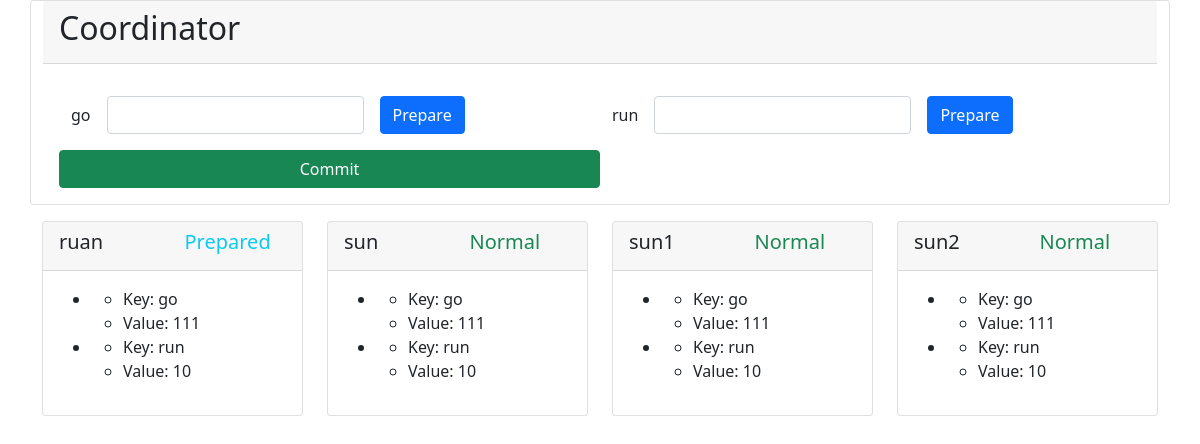
The page /two-phase/prepared/ruan on the database its author committed.
### twophase/models.py (models this page shows, shortened)
class TwoPhaseValue(models.Model):
    participant = models.ForeignKey(TwoPhaseParticipant, on_delete=models.CASCADE)
    key = models.CharField(max_length=64)
    value = models.CharField(max_length=64)
    prepared_value = models.CharField(max_length=64)

class TwoPhaseParticipant(models.Model):
    name = models.CharField(max_length=64)
    state = models.IntegerField(default=0)

### twophase/views.py (the view)
# urls.py: path('prepared/<str:name>', views.prepared, name='prepared'),
def prepared(request, name):
    response = HttpResponse()
    flag = False
    for p in TwoPhaseParticipant.objects.filter(name=name):
        flag = True
        p.state = 2
        p.save()
    if flag is None:
        response.status_code = 400
        return response
    return app_page(request)

### twophase/views.py (called while the page is built)
def get_context():
    context = {'participants': [], 'values': []}
    for p in TwoPhaseParticipant.objects.all():
        p.values=[]
        for v in TwoPhaseValue.objects.filter(participant=p):
            p.values.append(v)
        context['participants'].append(p)
    if len(context['participants']) != 0:
        context['values'] = context['participants'][0].values
    return context

def app_page(request):
    return render(request, 'index0.html', get_context())

### twophase/templates/index0.html (shortened to what this page needs)
<!DOCTYPE html>
<html lang="en">
  <head>
  <link rel="stylesheet" href="https://cdn.staticfile.org/twitter-bootstrap/5.1.1/css/bootstrap.min.css">
  </head>
<body>
<div class="card container-sm">
  <div class="card-header">
    <h2>Coordinator</h2>
  </div>
  <div class="card-body">
    <div class="container mbrank-5">
      <div class="row">
        {% for v in values %}
        <form class="col-sm-6 mt-3" action="/two-phase/prepare/{{ v.key }}" method="get">
          <div class="row g-3 align-items-enter">
            <div class="col-auto">
              <label for="{{ v.key }}1" class="col-form-label">{{ v.key }}</label>
            </div>
            <div class="col-auto">
              <input type="text" id="{{ v.key }}1" name="{{ v.key }}" class="form-control">
            </div>
            <div class="col-auto">
              <input type="submit" class="btn btn-primary" value="Prepare">
            </div>
          </div>
        </form>
        {% endfor %}
        <a class="col-sm-6 mt-3 btn btn-success" href="/two-phase/commit">Commit</a>
      </div>
    </div>
  </div>
</div>
  <div class="container pt-3">
    <div class="row">
      {% for p in participants %}
      <div class="container mblank-2 col-sm-3">
        <div class="card">
          <div class="card-header container">
            <div class="row">
              <h5 class="col-6">{{ p.name }}</h5>
                <h5 class="col-6">
                  {% if p.state == 0 %}
                  <div class="text-success">Normal</div>
                  {% elif p.state == 1 %}
                  <div class="text-info">Prepare</div>
                  {% elif p.state == 2 %}
                  <div class="text-info">Prepared</div>
                  {% endif %}
                </h5>
            </div>
          </div>
          <div class="card-body">
            <ul>
            {% for v in p.values %}
              <li>
                <ul>
                  <li>Key: {{ v.key }}</li>
                  <li>Value: {{ v.value }}</li>
                </ul>
              </li>
            {% endfor %}
            </ul>
          </div>
        </div>
      </div>
      {% endfor %}
  </div>
</div>
</body>
</html>

### rows shown on the page
TwoPhaseValue: key "go", value "111"
TwoPhaseValue: key "run", value "10"
TwoPhaseParticipant: name "ruan", state "Prepared"
TwoPhaseParticipant: name "sun", state "Normal"
TwoPhaseValue: key "go", value "111"
TwoPhaseValue: key "run", value "10"
TwoPhaseParticipant: name "sun1", state "Normal"
TwoPhaseValue: key "go", value "111"
TwoPhaseValue: key "run", value "10"
TwoPhaseParticipant: name "sun2", state "Normal"
TwoPhaseValue: key "go", value "111"
TwoPhaseValue: key "run", value "10"
